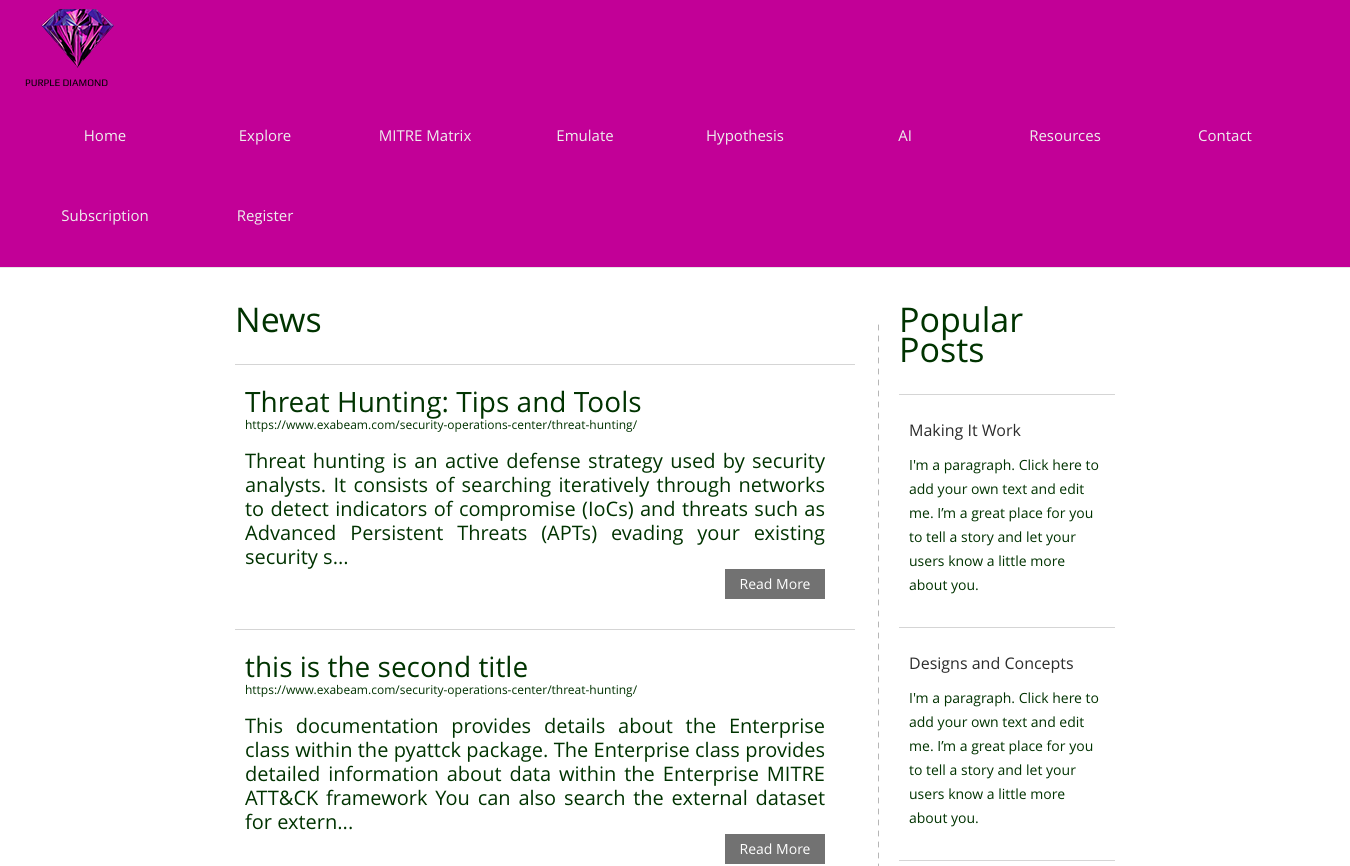
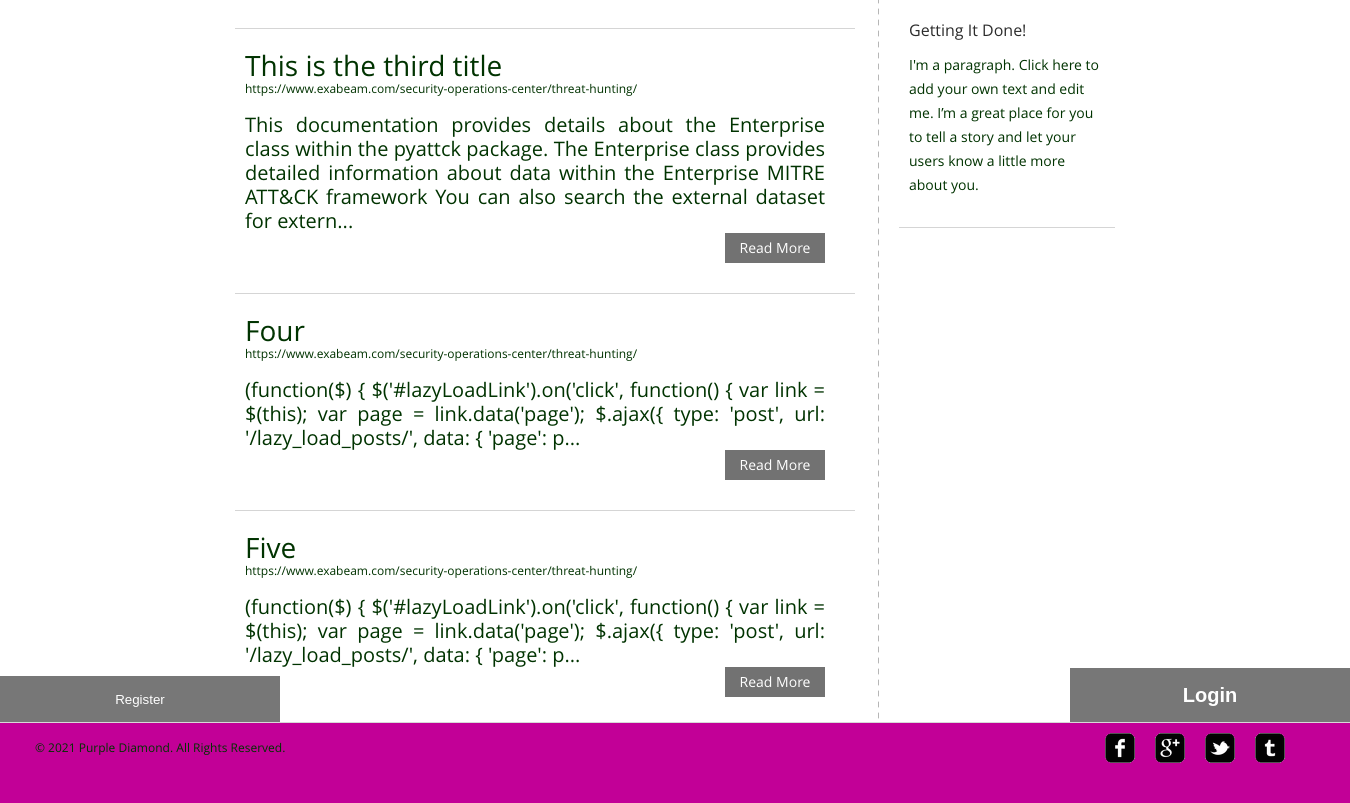
Page /temp/news on the earlier database version (2 pictures, top to bottom).
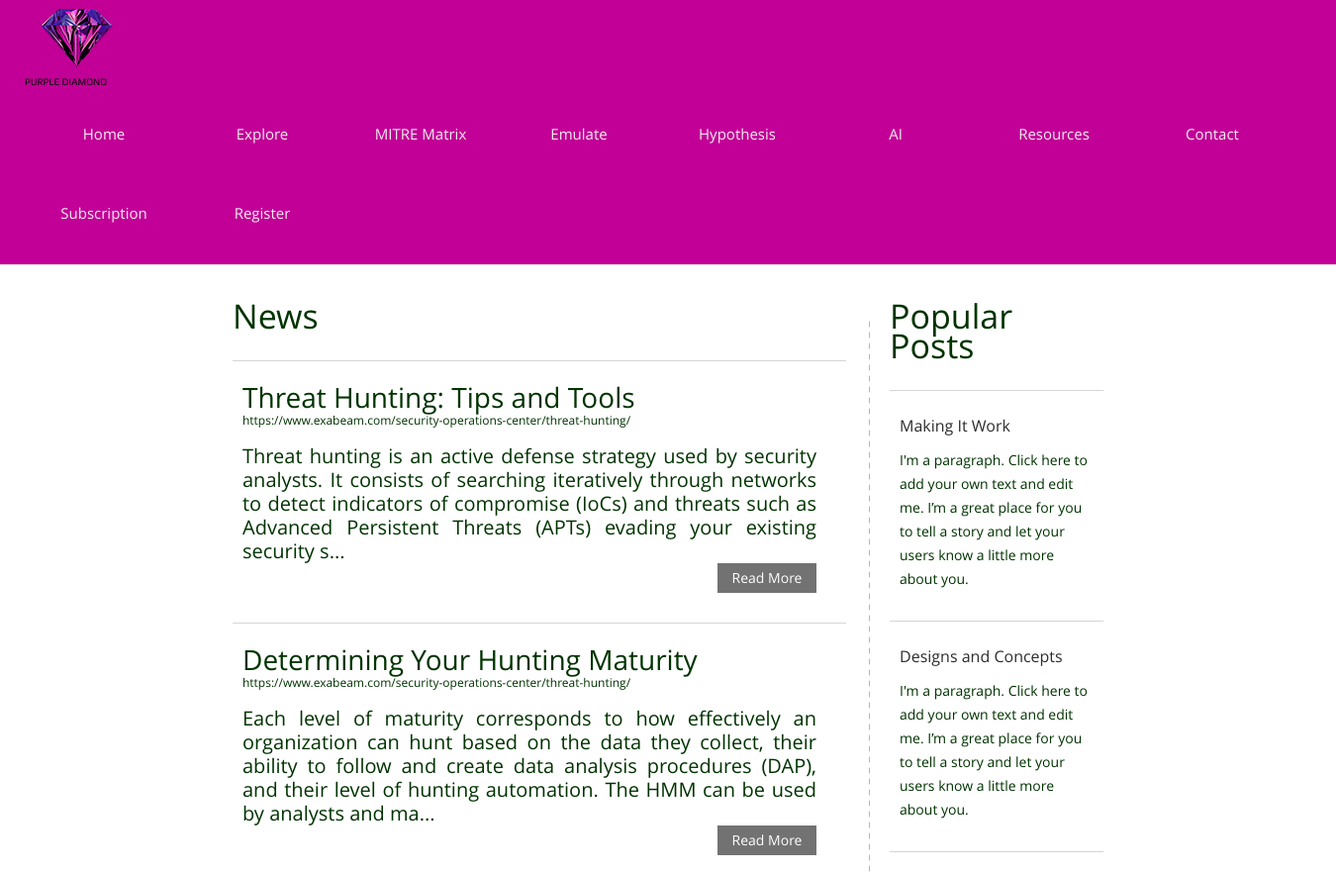
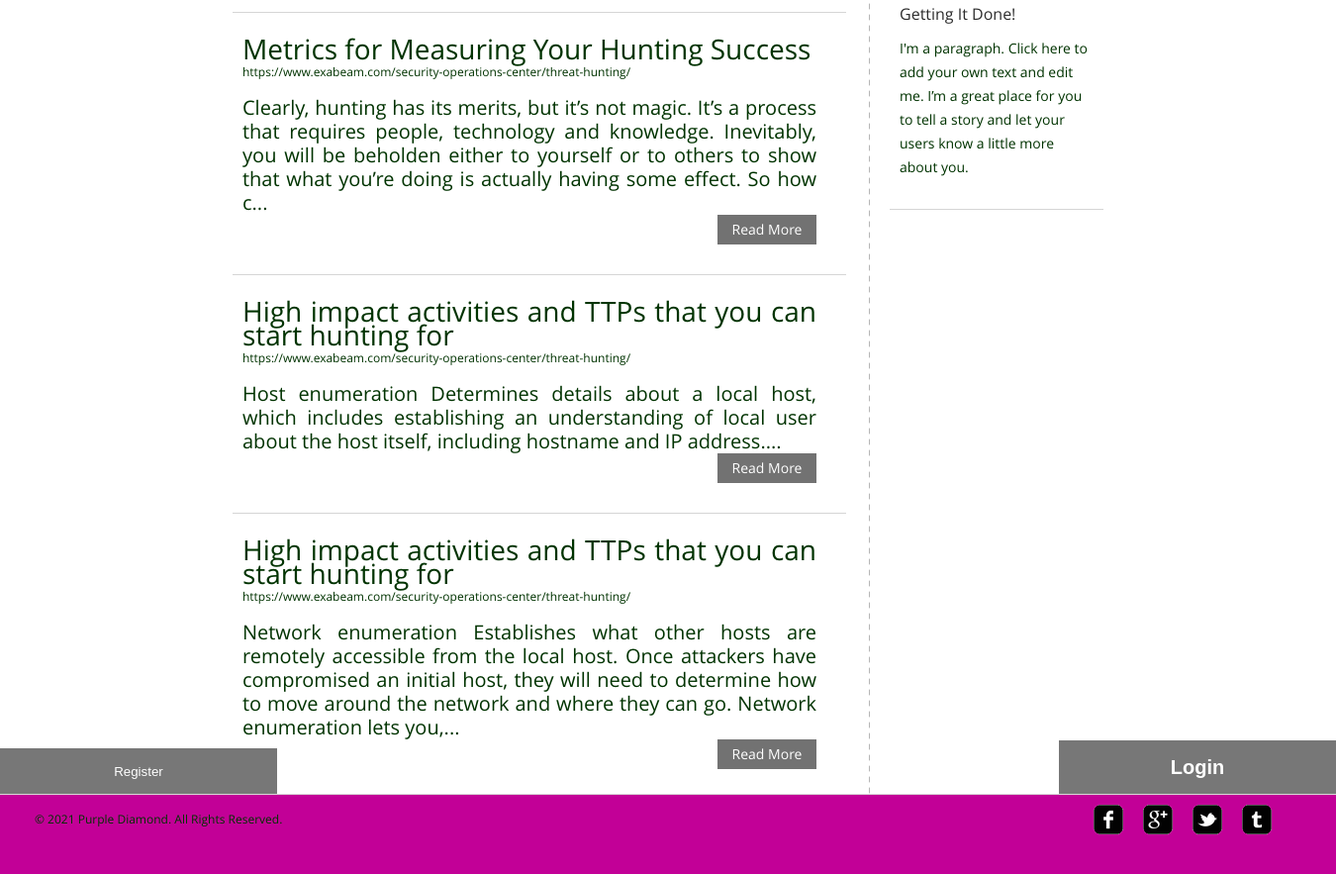
Same page on the later database version (2 pictures, top to bottom).
### temp/models.py (models this page shows, shortened)
class blog(models.Model):
    topic = models.CharField(max_length=1024)
    content = models.TextField()
    reference = models.CharField(max_length=128)
    img = models.ImageField()
    month = models.IntegerField()
    year = models.IntegerField()
    totalread = models.IntegerField()

### temp/views.py (the view)
# urls.py: path("news", views.news, name="news"),
def news(request):
    flag = False
    if not request.user.is_authenticated:
        flag = True
    page = 1
    page = request.GET.get('page')
    allposts = blog.objects.all()
    results_per_page = 5
    paginator = Paginator(allposts, results_per_page)
    try:
        posts = paginator.page(page)
    except PageNotAnInteger:
        posts = paginator.page(1)
    except EmptyPage:
        posts = paginator.page(paginator.num_pages)
    return render(request, 'temp/news.html', {
        'posts': posts,
        'flag': flag,
        'page': page
    })

### temp/templates/temp/news.html (shortened to what this page needs)
{% extends "temp/layout.html" %}
{% load static %}
{% block body %}
	<div id="contents">
		<div class="main">
			<h1>News</h1>
			<ul class="news">
				{% for post in posts %}
				<li>
					<h2>{{ post.topic}}<span>{{ post.reference }}</span></h2>
					<p>
						{{ post.content | slice:":255"}}... <span><a href="{% url 'temp:post_detail' post.pk%}" class="more">Read More</a></span>
					</p>
				</li>
				{% endfor %}
			</ul>
			<div class="pagination">
				<span class="step-links">
					{% if posts.has_previous == False %}
						<a>&laquo; first</a>
						<a>previous</a>
					{% endif %}
					<span class="current">
						<a>Page {{ posts.number }} of {{ posts.paginator.num_pages }}.</a>
					</span>
					{% if posts.has_next %}
						<a href="?page={{ posts.next_page_number }}">next</a>
						<a href="?page={{ posts.paginator.num_pages }}">last &raquo;</a>
					{% endif %}
				</span>
			</div>
		</div>
		<div class="sidebar">
			<h1>Popular Posts</h1>
			<ul class="posts">
				<li>
					<h4 class="title"><a href="{% url 'temp:post' %}">Making It Work</a></h4>
					<p>
						I'm a paragraph. Click here to add your own text and edit me. I’m a great place for you to tell a story and let your users know a little more about you.
					</p>
				</li>
				<li>
					<h4 class="title"><a href="{% url 'temp:post' %}">Designs and Concepts</a></h4>
					<p>
						I'm a paragraph. Click here to add your own text and edit me. I’m a great place for you to tell a story and let your users know a little more about you.
					</p>
				</li>
				<li>
					<h4 class="title"><a href="{% url 'temp:post' %}">Getting It Done!</a></h4>
					<p>
						I'm a paragraph. Click here to add your own text and edit me. I’m a great place for you to tell a story and let your users know a little more about you.
					</p>
				</li>
			</ul>
		</div>
	</div>
{% endblock %}

### temp/templates/temp/layout.html (shortened to what this page needs)
{% load static %}
<!DOCTYPE HTML>
<html>
<head>
			{% if flag %}
			<link href="{% static 'temp/style.css' %}" rel="stylesheet">
			{% endif %}
	<link rel="stylesheet" href="https://cdnjs.cloudflare.com/ajax/libs/font-awesome/4.7.0/css/font-awesome.min.css">
</head>
<body>
	<div id="header">
		<div>
			<div class="logo">
				<a href="{% url 'temp:index' %}">Purple diamond</a>
			</div>
			<ul id="navigation">
				<li>
					<a href="{% url 'temp:index' %}">Home</a>
				</li>
				<li class="dropdown">
					<a class="dropbtn">Explore</a>
				</li>
				<li>
					<a href="{% url 'temp:mitrematrix' %}">MITRE Matrix</a>
				</li>
				<li>
					<a href="{% url 'temp:emulate' %}">Emulate</a>
				</li>
				<li>
					<a href="{% url 'temp:hypothesis' %}">Hypothesis</a>
				</li>
				<li>
					<a href="{% url 'temp:ai' %}">AI</a>
				</li>
				<li>
					<a href="{% url 'temp:news' %}">Resources</a>
				</li>
				<li>
					<a href="{% url 'temp:contact' %}">Contact</a>
				</li>
				<li>
					<a href="{% url 'temp:subscription' %}">Subscription</a>
				</li>
				{% if flag %}
				<li>
					<a href="{% url 'temp:register' %}">Register</a>
				</li>
				{% endif %}
			</ul>
		</div>
	</div>
{% block body %}
{% endblock %}
			{% if flag %}
			<div>
				<button class="register-button" onclick="openregisterForm()">Register</button>
			</div>
			{% endif %}
			{% if flag %}
			<div>
				<button class="open-button" onclick="openForm()">Login</button>
			</div>
			{% endif %}
	<div id="footer">
		<div class="clearfix">
			<div id="connect">
				<a href="http://freewebsitetemplates.com/go/facebook/" target="_blank" class="facebook"></a><a href="http://freewebsitetemplates.com/go/googleplus/" target="_blank" class="googleplus"></a><a href="http://freewebsitetemplates.com/go/twitter/" target="_blank" class="twitter"></a><a href="http://www.freewebsitetemplates.com/misc/contact/" target="_blank" class="tumbler"></a>
			</div>
			<p>
				© 2021 Purple Diamond. All Rights Reserved.
			</p>
		</div>
	</div>
</body>
</html>

### temp/static/temp/style.css (style rules this page uses)
body { background: url("images/backdoubleside.png") no-repeat center center fixed; -webkit-background-size: cover; -moz-background-size: cover; -o-background-size: cover; background-size: cover; border-radius: 50%; font-family: 'OpenSans'; margin: 0; }
.clearfix:after, #contents:after { clear:both; content:""; display:block; height:1%; line-height:0; visibility:hidden; }
#header { background-color: #c20097; border-bottom: 1px solid #e6e6e6; padding: 7px 0; }
#header > div, #footer > div { width: 1300px; margin: 0 auto; padding: 0 20px; }
#header .logo { float: left; margin-right: 20px; }
#header .logo a { background: url("images/logo.png") no-repeat center top; color: #000; display: block; font: 10px/15px 'Play'; height: 20px; width: 106px; padding-top: 68px; text-decoration: none; text-transform: uppercase; }
#navigation { display: inline-block; list-style: none; line-height: 80px; margin: 0; padding: 0; }
#navigation li { float: left; width: 160px; text-align: center; }
#navigation li a { color: #eee; font-size: 15px; line-height: 30px; text-decoration: none; }
#contents { min-height: 510px; width: 880px; margin: 0 auto; padding: 54px 40px; }
h1 { color: #003300; font-size: 34px; font-weight: normal; line-height: 30px; margin: 0 0 30px; }
h2 { color: #003300; font-size: 28px; font-weight: normal; line-height: 24px; margin: 0 0 12px; }
p { color: #003300; font-size: 20px; line-height: 24px; margin: 0 0 30px; }
p a { color: #003300; }
.more { background-color: #727272; color: #fff; display: inline-block; font-size: 14px; line-height: 30px; width: 100px; text-align: center; text-decoration: none; }
.main { float: left; background: url("images/divider.png") repeat-y right top; min-height: 100px; width: 620px; padding-right: 24px; }
.main h1, .sidebar h1 { margin: 0 0 12px; position: relative; top: -18px; }
.main h2 span { display: block; font-size: 12px; }
.sidebar { float: left; min-height: 848px; width: 216px; margin-left: 20px; }
.sidebar ul, .news { list-style: none; margin: 0; padding: 0; }
.news li { border-top: 1px solid #d5d5d5; padding: 24px 30px 0 10px; position: relative; text-align: justify; text-justify: inter-word; }
.news li > p span, .post > span { display: block; text-align: right; }
.posts { border-top: 1px solid #d5d5d5; }
.posts li { border-bottom: 1px solid #d5d5d5; padding: 24px 10px 0; }
.posts li p { font-size: 14px; }
.posts li .title { font-size: 16px; font-weight: normal; margin: 0 0 12px; }
.posts li .title a { color: #2c2c2c; font-size: 16px; text-decoration: none; }
#footer { background-color: #c20097; border-top: 1px solid #d8d8d8; padding: 10px 0; bottom: 0; width: 100%; position: fixed; }
#footer p { font-size: 12px; line-height: 30px; padding-left: 10px; }
#connect { float: right; display: inline-block; margin-right: 30px; }
#connect a { background: url("images/icons.png") no-repeat; display: inline-block; height: 30px; width: 30px; margin: 0 10px; }
#connect a.googleplus { background-position: 0 -40px; }
#connect a.twitter { background-position: 0 -80px; }
#connect a.tumbler { background-position: 0 -120px; }
.open-button { background-color: #555; color: white; padding: 16px 20px; border: none; cursor: pointer; opacity: 0.8; position: fixed; bottom: 80px; right: 0px; width: 280px; font-weight: 900; font-size: 20px; }
.register-button { background-color: #555; color: white; padding: 16px 20px; border: none; cursor: pointer; opacity: 0.8; position: fixed; bottom: 80px; left: 0px; width: 280px; }

Differences in the rows shown:
changed blog: topic "this is the second title" → "Determining Your Hunting Maturity"; content "This documentation provides details about the Enterprise class within the pyattck package. The Enterprise class provides detailed information about data within the Enterprise MITRE ATT&CK framework You can also search the external dataset for extern" → "Each level of maturity corresponds to how effectively an organization can hunt based on the data they collect, their ability to follow and create data analysis procedures (DAP), and their level of hunting automation. The HMM can be used by analysts and ma"
changed blog: topic "This is the third title" → "Metrics for Measuring Your Hunting Success"; content "This documentation provides details about the Enterprise class within the pyattck package. The Enterprise class provides detailed information about data within the Enterprise MITRE ATT&CK framework You can also search the external dataset for extern" → "Clearly, hunting has its merits, but it’s not magic. It’s a process that requires people, technology and knowledge. Inevitably, you will be beholden either to yourself or to others to show that what you’re doing is actually having some effect. So how c"
changed blog: topic "Four" → "High impact activities and TTPs that you can start hunting for"; content "(function($) { $('#lazyLoadLink').on('click', function() { var link = $(this); var page = link.data('page'); $.ajax({ type: 'post', url: '/lazy_load_posts/', data: { 'page': p" → "Host enumeration Determines details about a local host, which includes establishing an understanding of local user about the host itself, including hostname and IP address."
changed blog: topic "Five" → "High impact activities and TTPs that you can start hunting for"; content "(function($) { $('#lazyLoadLink').on('click', function() { var link = $(this); var page = link.data('page'); $.ajax({ type: 'post', url: '/lazy_load_posts/', data: { 'page': p" → "Network enumeration Establishes what other hosts are remotely accessible from the local host. Once attackers have compromised an initial host, they will need to determine how to move around the network and where they can go. Network enumeration lets you,"
